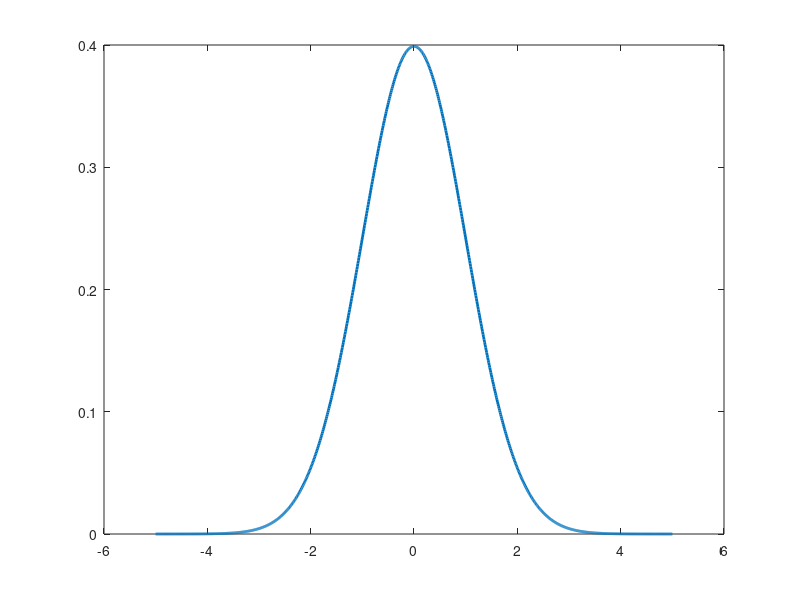

Source code (MATLAB): (Note: this script raises an error after producing the figure.)
clear;

% true probability density function (pdf)
var_x = 1;
mean_x = 0;
Omega_x = linspace(-5,5,1000);
px = (1/(sqrt(2*pi*var_x)))*exp(-(Omega_x-mean_x).^2/(2*var_x));

figure(1); clf;
plot(Omega_x,px,'LineWidth',2);
hold on;

% generate N random numbers with the mean zero and the variance 1 using
% randn
N_all = [100 10000];
x_bin = linspace(-5,5,30);
dx=mean(diff(x_bin));
line_style = {'rs-' 'go-'};
for idx=1:length(N_all)
    N_trial = N_all(idx);
    x_rand = randn(1,N_trial);
    
    % number of occurance of x_rand in x_bin
    N_occur = histcounts(x_rand,x_bin);
    
    figure(1);
    plot(x_bin(1:end-1)+dx/2, N_occur/(dx*N_trial),line_style{idx});
end

figure(1);
set(gca,'FontSize',14);
xlabel('Random Variable x Sampling Space: $\Omega_x$','Interpreter','latex');
ylabel('probability density function');
legend('True $p(x)$','N=100','N=10,000','Location','northeast','Interpreter','latex');